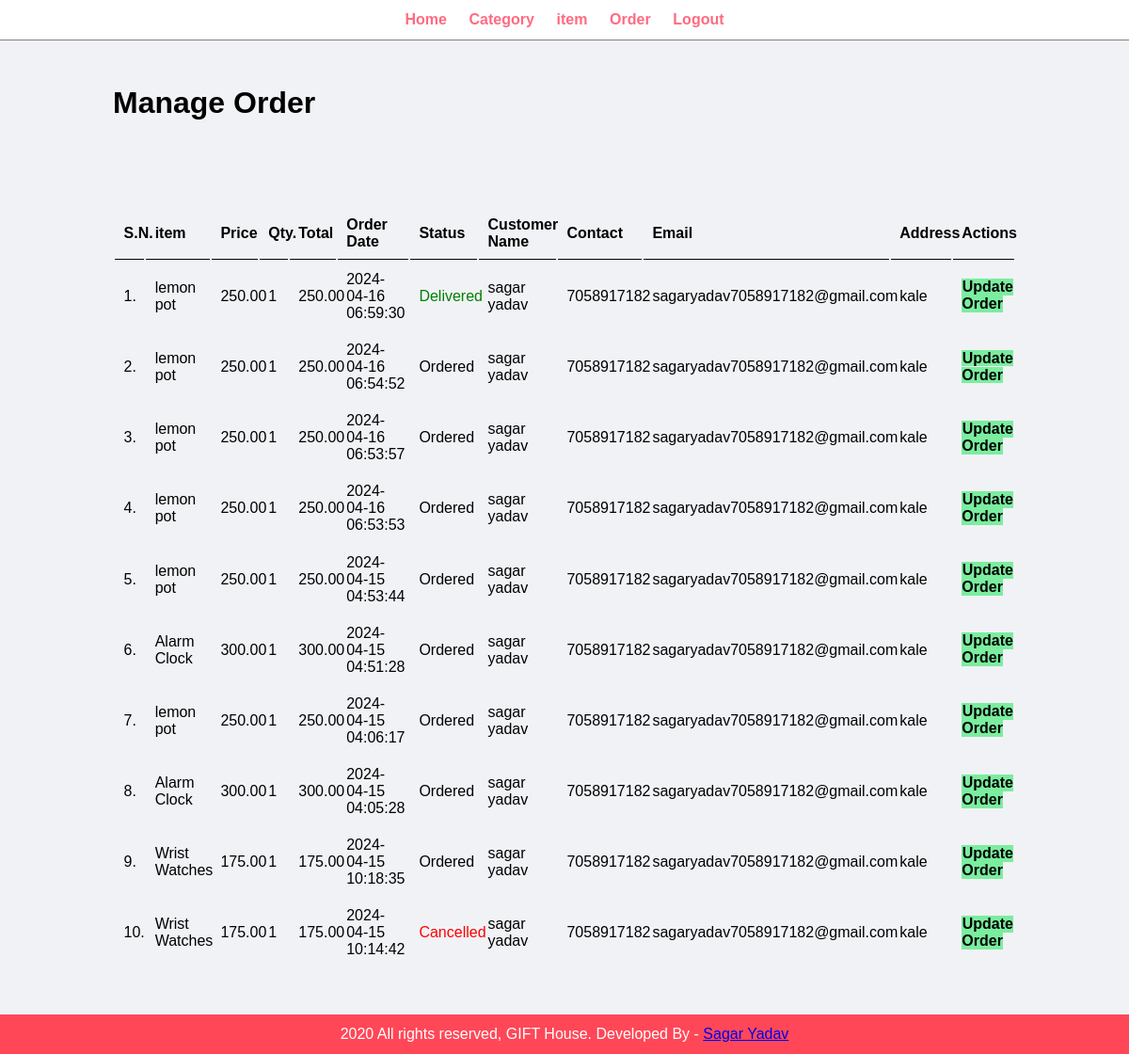
The app's page /admin/manage-order.php (signed in) with its own data.
### tables this page shows
CREATE TABLE `order_master` (
  `id` int(10) UNSIGNED NOT NULL,
  `item` varchar(150) NOT NULL,
  `price` decimal(10,2) NOT NULL,
  `qty` int(11) NOT NULL,
  `total` decimal(10,2) NOT NULL,
  `order_date` datetime NOT NULL,
  `status` varchar(50) NOT NULL,
  `customer_name` varchar(150) NOT NULL,
  `customer_contact` varchar(20) NOT NULL,
  `customer_email` varchar(150) NOT NULL,
  `customer_address` varchar(255) NOT NULL
);

### admin/manage-order.php (the view, shortened to what this page needs)
<?php include('partials/menu.php'); ?>
<div class="main-content">
    <div class="wrapper">
        <h1>Manage Order</h1>
                <br /><br /><br />
                <br><br>
                <table class="tbl-full">
                    <tr>
                        <th>S.N.</th>
                        <th>item</th>
                        <th>Price</th>
                        <th>Qty.</th>
                        <th>Total</th>
                        <th>Order Date</th>
                        <th>Status</th>
                        <th>Customer Name</th>
                        <th>Contact</th>
                        <th>Email</th>
                        <th>Address</th>
                        <th>Actions</th>
                    </tr>
                    <?php
                        $sql = "SELECT * FROM order_master ORDER BY id DESC";
                        $res = mysqli_query($conn, $sql);
                        $count = mysqli_num_rows($res);
                        $sn = 1;
                        if($count>0)
                        {
                            while($row=mysqli_fetch_assoc($res))
                            {
                                $id = $row['id'];
                                $item = $row['item'];
                                $price = $row['price'];
                                $qty = $row['qty'];
                                $total = $row['total'];
                                $order_date = $row['order_date'];
                                $status = $row['status'];
                                $customer_name = $row['customer_name'];
                                $customer_contact = $row['customer_contact'];
                                $customer_email = $row['customer_email'];
                                $customer_address = $row['customer_address'];
                                ?>
                                    <tr>
                                        <td><?php echo $sn++; ?>. </td>
                                        <td><?php echo $item; ?></td>
                                        <td><?php echo $price; ?></td>
                                        <td><?php echo $qty; ?></td>
                                        <td><?php echo $total; ?></td>
                                        <td><?php echo $order_date; ?></td>
                                        <td>
                                            <?php
                                                if($status=="Ordered")
                                                {
                                                    echo "<label>$status</label>";
                                                }
                                                elseif($status=="On Delivery")
                                                {
                                                    echo "<label style='color: orange;'>$status</label>";
                                                }
                                                elseif($status=="Delivered")
                                                {
                                                    echo "<label style='color: green;'>$status</label>";
                                                }
                                                elseif($status=="Cancelled")
                                                {
                                                    echo "<label style='color: red;'>$status</label>";
                                                }
                                            ?>
                                        </td>
                                        <td><?php echo $customer_name; ?></td>
                                        <td><?php echo $customer_contact; ?></td>
                                        <td><?php echo $customer_email; ?></td>
                                        <td><?php echo $customer_address; ?></td>
                                        <td>
                                            <a href="<?php echo SITEURL; ?>admin/update-order.php?id=<?php echo $id; ?>" class="btn-secondary">Update Order</a>
                                        </td>
                                    </tr>
                                <?php
                            }
                        }
                        else
                        {
                            echo "<tr><td colspan='12' class='error'>Orders not Available</td></tr>";
                        }
                    ?>
                </table>
    </div>
</div>
<?php include('partials/footer.php'); ?>

### css/admin.css (style rules this page uses)
* { margin: 0; padding: 0; font-family: Arial, Helvetica, sans-serif; }
.wrapper { padding: 1%; width: 80%; margin: 0 auto; }
.tbl-full { width: 100%; }
table tr th { border-bottom: 1px solid black; padding: 1%; text-align: left; }
table tr td { padding: 1%; }
.btn-secondary { background-color: #7bed9f; padding: 1%; color: black; text-decoration: none; font-weight: bold; }
.main-content { background-color: #f1f2f6; padding: 3% 0; }

### records on screen
order_master: item "lemon pot", price "250.00", qty "1", total "250.00", order_date "2024-04-16 06:59:30", status "Delivered", customer_name "sagar yadav", customer_contact "7058917182", customer_email "sagaryadav7058917182@gmail.com", customer_address "kale"
order_master: item "lemon pot", price "250.00", qty "1", total "250.00", order_date "2024-04-16 06:54:52", status "Ordered", customer_name "sagar yadav", customer_contact "7058917182", customer_email "sagaryadav7058917182@gmail.com", customer_address "kale"
order_master: item "lemon pot", price "250.00", qty "1", total "250.00", order_date "2024-04-16 06:53:57", status "Ordered", customer_name "sagar yadav", customer_contact "7058917182", customer_email "sagaryadav7058917182@gmail.com", customer_address "kale"
order_master: item "lemon pot", price "250.00", qty "1", total "250.00", order_date "2024-04-16 06:53:53", status "Ordered", customer_name "sagar yadav", customer_contact "7058917182", customer_email "sagaryadav7058917182@gmail.com", customer_address "kale"
order_master: item "lemon pot", price "250.00", qty "1", total "250.00", order_date "2024-04-15 04:53:44", status "Ordered", customer_name "sagar yadav", customer_contact "7058917182", customer_email "sagaryadav7058917182@gmail.com", customer_address "kale"
order_master: item "Alarm Clock", price "300.00", qty "1", total "300.00", order_date "2024-04-15 04:51:28", status "Ordered", customer_name "sagar yadav", customer_contact "7058917182", customer_email "sagaryadav7058917182@gmail.com", customer_address "kale"
order_master: item "lemon pot", price "250.00", qty "1", total "250.00", order_date "2024-04-15 04:06:17", status "Ordered", customer_name "sagar yadav", customer_contact "7058917182", customer_email "sagaryadav7058917182@gmail.com", customer_address "kale"
order_master: item "Alarm Clock", price "300.00", qty "1", total "300.00", order_date "2024-04-15 04:05:28", status "Ordered", customer_name "sagar yadav", customer_contact "7058917182", customer_email "sagaryadav7058917182@gmail.com", customer_address "kale"
order_master: item "Wrist Watches", price "175.00", qty "1", total "175.00", order_date "2024-04-15 10:18:35", status "Ordered", customer_name "sagar yadav", customer_contact "7058917182", customer_email "sagaryadav7058917182@gmail.com", customer_address "kale"
order_master: item "Wrist Watches", price "175.00", qty "1", total "175.00", order_date "2024-04-15 10:14:42", status "Cancelled", customer_name "sagar yadav", customer_contact "7058917182", customer_email "sagaryadav7058917182@gmail.com", customer_address "kale"
